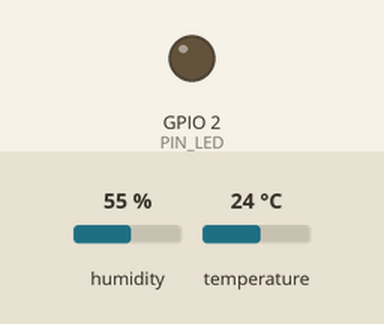
Recording of a sketch running on a simulated ESP32. Parts: output pins drawn as LEDs (lit = HIGH). The test bench sets the inputs (shaded band); at power-on: humidity 55 %, temperature 24 °C. WiFi joins after 1.5 s; servers stay silent unless stated; no MQTT or app messages arrive unless stated; what the sketch prints to the serial monitor is not drawn.

Above: at 2.3 s.
At 8.0 s:
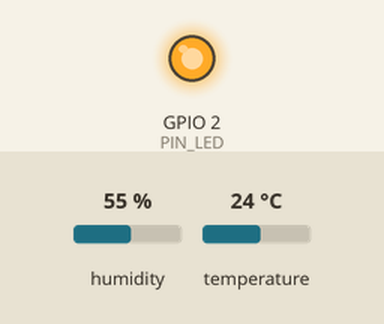
Timing chart, 0 to 14.5 s (numbered marks = the images above):
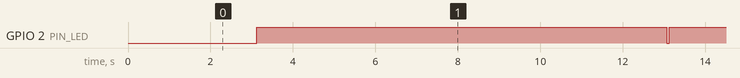

The sketch:

ESP32_1_DHT22.ino
```cpp
/*
 * ================================================================
 *  MINT — Node 1 : SUHU (ESP32 DevKit V1 + DHT22)   [FIRMWARE v9.1]
 * ----------------------------------------------------------------
 *  Topik data   : iot/suhu   -> {"device":"ESP32-1","sensor":"DHT22",
 *                                "suhu_c":28.4,"kelembaban_pct":70.2,"ts":123}
 *  Topik status : iot/suhu/status -> "online" (retain) / "offline" (LWT)
 *  IP statis    : 192.168.7.102  (registry devices.json v9)
 *  Broker       : 192.168.7.101 : 1883 (laptop server, Mosquitto)
 *
 *  PERBAIKAN v9.1 (mengapa node sering tampak OFFLINE):
 *   1. IP statis kini SESUAI devices.json (.102) — sebelumnya firmware
 *      lama memakai IP lain sehingga ping dashboard tidak pernah sampai.
 *   2. Kredensial WiFi DISAMAKAN semua node (satu sumber kebenaran).
 *   3. Bila IP statis gagal (bentrok/ditolak router) -> otomatis
 *      berpindah ke DHCP agar node tetap online (IP baru tampil di
 *      Serial Monitor; catat lalu perbarui devices.json).
 *   4. WiFi.setSleep(false): modem-sleep bawaan ESP32 bikin MQTT
 *      lambat/terputus-putus — dimatikan.
 *   5. Self-healing: WiFi hilang >60 dtk -> sambung ulang; MQTT mati
 *      >5 menit -> ESP restart sendiri (tidak perlu cabut colokan).
 *   6. LWT retained: broker mengumumkan "offline" otomatis saat node
 *      mati mendadak, dan "online" saat bangun.
 *   7. Interval 10 dtk = baseline kalibrasi threshold v9 (devices.json).
 *
 *  Library (Arduino IDE > Library Manager):
 *    - PubSubClient (Nick O'Leary)
 *    - "DHT sensor library" (Adafruit) + "Adafruit Unified Sensor"
 *  Board: "ESP32 Dev Module" | Upload 921600 | Serial Monitor 115200
 * ================================================================
 */

// ---------------------- KONFIGURASI (EDIT INI) ----------------------
const char* WIFI_SSID  = "MINT-LAB";       // <-- GANTI: nama WiFi lab
const char* WIFI_PASS  = "mintlab2026";    // <-- GANTI: password WiFi lab

IPAddress NODE_IP  (192, 168, 7, 102);     // ESP32-1 (devices.json)
IPAddress NODE_GW  (192, 168, 7, 1);       // gateway = router
IPAddress NODE_MASK(255, 255, 255, 0);
IPAddress NODE_DNS (192, 168, 7, 1);

const char* MQTT_HOST = "192.168.7.101";   // laptop server (broker)
const int   MQTT_PORT = 1883;

const char* TOPIC_DATA   = "iot/suhu";
const char* TOPIC_STATUS = "iot/suhu/status";
const char* CLIENT_ID    = "mint-node1-suhu";

const uint32_t INTERVAL_MS = 10000UL;      // baseline 10 dtk (threshold v9)

const uint8_t PIN_DHT = 4;                 // DATA DHT22
const uint8_t PIN_LED = 2;                 // LED bawaan DevKit
// ---------------------------------------------------------------------

#include <WiFi.h>
#include <PubSubClient.h>
#include <DHT.h>

#define DHTTYPE DHT22
DHT dht(PIN_DHT, DHTTYPE);
WiFiClient net;
PubSubClient mqtt(net);

bool   pakaiStatis = true;      // false bila sudah jatuh ke DHCP
uint32_t tWiFiDown = 0, tMqttDown = 0, tCobaMqtt = 0, lastPub = 0;

void setLED(bool nyala) { digitalWrite(PIN_LED, nyala ? HIGH : LOW); }

/* ---------- WiFi: statis -> fallback DHCP -> auto-reconnect ---------- */
void sambungkanWiFi() {
  WiFi.mode(WIFI_STA);
  WiFi.setSleep(false);                       // MQTT responsif (fix v9.1)
  if (pakaiStatis) WiFi.config(NODE_IP, NODE_GW, NODE_MASK, NODE_DNS);
  WiFi.begin(WIFI_SSID, WIFI_PASS);
  Serial.printf("[WiFi] menyambung ke \"%s\" (%s) ", WIFI_SSID,
                pakaiStatis ? "IP statis" : "DHCP");
  uint32_t t0 = millis();
  while (WiFi.status() != WL_CONNECTED && millis() - t0 < 20000UL) {
    delay(250); Serial.print(".");
  }
  if (WiFi.status() == WL_CONNECTED) {
    Serial.printf(" OK — IP: %s\n", WiFi.localIP().toString().c_str());
    if (!pakaiStatis)
      Serial.println("[WiFi] CATAT: IP DHCP di atas, perbarui devices.json");
  } else if (pakaiStatis) {
    Serial.println("\n[WiFi] GAGAL dengan IP statis (bentrok?) — coba DHCP...");
    pakaiStatis = false;
    WiFi.disconnect(true, true);              // hapus konfigurasi statis
    delay(300);
    sambungkanWiFi();                         // ulangi lewat DHCP
  } else {
    Serial.println("\n[WiFi] masih gagal — cek SSID/password, ulangi nanti");
  }
}

/* ---------- MQTT: LWT + diagnostik rc dalam bahasa jelas ---------- */
bool sambungkanMQTT() {
  Serial.printf("[MQTT] menyambung ke %s:%d ... ", MQTT_HOST, MQTT_PORT);
  if (mqtt.connect(CLIENT_ID, TOPIC_STATUS, 0, true, "offline")) {
    mqtt.publish(TOPIC_STATUS, "online", true);   // lahir sebagai online
    Serial.println("TERHUBUNG (LWT aktif)");
    lastPub = millis() - INTERVAL_MS;             // kirim data pertama SEGERA
    return true;
  }
  int rc = mqtt.state();
  Serial.printf("\n[MQTT] gagal rc=%d — ", rc);
  if      (rc == -2) Serial.println("broker tidak terjangkau: cek IP broker/"
                                    "Mosquitto jalan/ping 192.168.7.101");
  else if (rc == -3) Serial.println("koneksi TCP terputus");
  else if (rc == -4) Serial.println("timeout: sinyal WiFi lemah/broker sibuk");
  else               Serial.println("periksa jaringan & broker");
  return false;
}

/* ---------- Perawatan koneksi: dipanggil tiap loop ---------- */
void rawatKoneksi() {
  uint32_t kini = millis();

  if (WiFi.status() != WL_CONNECTED) {
    setLED(false);
    if (tWiFiDown == 0) tWiFiDown = kini;
    if (kini - tWiFiDown > 60000UL) {            // self-healing WiFi
      Serial.println("[WiFi] terputus >60 dtk — menyambung ulang...");
      tWiFiDown = 0;
      sambungkanWiFi();
    }
    return;                                      // tanpa WiFi tak ada MQTT
  }
  tWiFiDown = 0;

  if (!mqtt.connected()) {
    setLED(false);
    if (tMqttDown == 0) tMqttDown = kini;
    if (kini - tMqttDown > 300000UL) {           // self-healing total
      Serial.println("[MQTT] mati >5 menit — me-restart ESP32...");
      ESP.restart();
    }
    if (kini - tCobaMqtt >= 3000UL) {            // coba tiap 3 dtk
      tCobaMqtt = kini;
      if (sambungkanMQTT()) tMqttDown = 0;
    }
    return;
  }
  tMqttDown = 0;
  setLED(true);
  mqtt.loop();
}

void setup() {
  Serial.begin(115200);
  pinMode(PIN_LED, OUTPUT);
  setLED(false);
  dht.begin();

  sambungkanWiFi();

  mqtt.setServer(MQTT_HOST, MQTT_PORT);
  mqtt.setKeepAlive(30);
  mqtt.setSocketTimeout(5);
  mqtt.setBufferSize(512);          // cukup utk JSON sensor
}

void loop() {
  rawatKoneksi();

  if (!mqtt.connected()) { delay(100); return; }

  if (millis() - lastPub >= INTERVAL_MS) {
    lastPub = millis();

    // baca DHT22 dgn percobaan ulang (sensor kadang gagal sekali)
    float suhu = NAN, rh = NAN;
    for (int i = 0; i < 3 && isnan(suhu); i++) {
      suhu = dht.readTemperature();
      rh   = dht.readHumidity();
      if (isnan(suhu) || isnan(rh)) { delay(500); suhu = NAN; }
    }
    if (isnan(suhu) || isnan(rh)) {
      Serial.println("[DHT22] baca gagal 3x — dilewati (dtk berikutnya)");
      return;
    }

    String p = "{\"device\":\"ESP32-1\",\"sensor\":\"DHT22\"";
    p += ",\"suhu_c\":" + String(suhu, 1);
    p += ",\"kelembaban_pct\":" + String(rh, 1);
    p += ",\"ts\":" + String(millis() / 1000) + "}";

    bool ok = mqtt.publish(TOPIC_DATA, p.c_str());
    Serial.println("[PUBLISH] " + p + (ok ? "" : " (GAGAL)"));
    setLED(false); delay(60); setLED(true);      // kedip singkat = kirim
  }
}
```

Measured:
- by itself, GPIO 2 (PIN_LED): alternates HIGH for 9.9 s and LOW for 0.06 s
